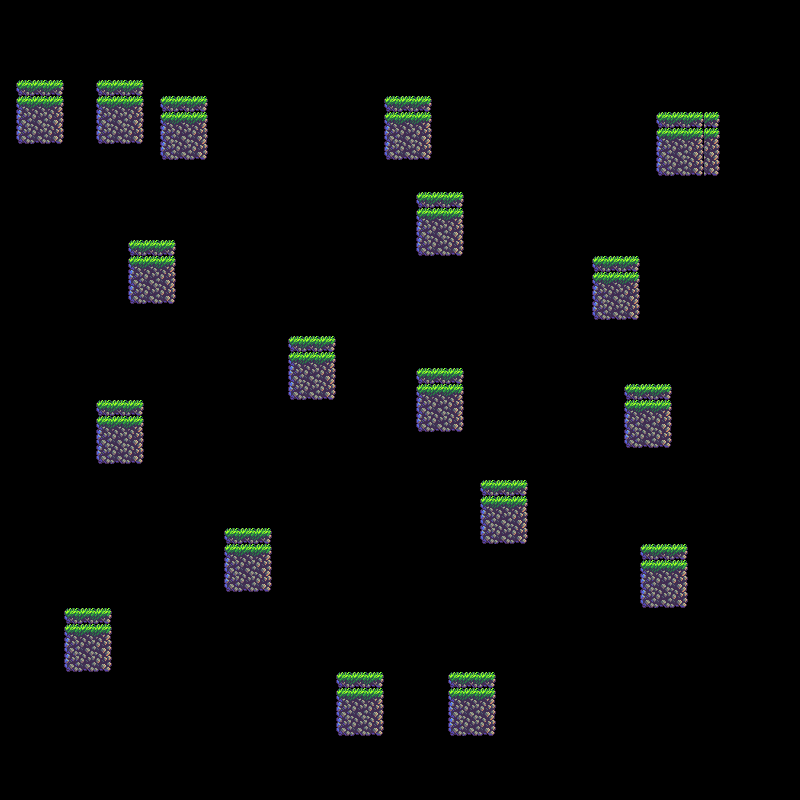

Tiled map render using the project's own tile images. Description and the whole map definition, tile-layer contents included, below:
An orthogonal 50x50 tile map with 16x16 px tiles, 1 tile layer (tileLayer).

<map version="1.2" tiledversion="1.2.3" orientation="orthogonal" renderorder="right-down" width="50" height="50" tilewidth="16" tileheight="16" infinite="0" nextlayerid="2" nextobjectid="1">
 <tileset firstgid="1" source="tiles.tsx" />
 <layer id="1" name="tileLayer" width="50" height="50">
  <data encoding="csv">
0,0,0,0,0,0,0,0,0,0,0,0,0,0,0,0,0,0,0,0,0,0,0,0,0,0,0,0,0,0,0,0,0,0,0,0,0,0,0,0,0,0,0,0,0,0,0,0,0,0,
0,0,0,0,0,0,0,0,0,0,0,0,0,0,0,0,0,0,0,0,0,0,0,0,0,0,0,0,0,0,0,0,0,0,0,0,0,0,0,0,0,0,0,0,0,0,0,0,0,0,
0,0,0,0,0,0,0,0,0,0,0,0,0,0,0,0,0,0,0,0,0,0,0,0,0,0,0,0,0,0,0,0,0,0,0,0,0,0,0,0,0,0,0,0,0,0,0,0,0,0,
0,0,0,0,0,0,0,0,0,0,0,0,0,0,0,0,0,0,0,0,0,0,0,0,0,0,0,0,0,0,0,0,0,0,0,0,0,0,0,0,0,0,0,0,0,0,0,0,0,0,
0,0,0,0,0,0,0,0,0,0,0,0,0,0,0,0,0,0,0,0,0,0,0,0,0,0,0,0,0,0,0,0,0,0,0,0,0,0,0,0,0,0,0,0,0,0,0,0,0,0,
0,1,2,3,0,0,1,2,3,0,0,0,0,0,0,0,0,0,0,0,0,0,0,0,0,0,0,0,0,0,0,0,0,0,0,0,0,0,0,0,0,0,0,0,0,0,0,0,0,0,
0,4,5,6,0,0,4,5,6,0,1,2,3,0,0,0,0,0,0,0,0,0,0,0,1,2,3,0,0,0,0,0,0,0,0,0,0,0,0,0,0,0,0,0,0,0,0,0,0,0,
0,7,8,9,0,0,7,8,9,0,4,5,6,0,0,0,0,0,0,0,0,0,0,0,4,5,6,0,0,0,0,0,0,0,0,0,0,0,0,0,0,1,2,3,3,0,0,0,0,0,
0,10,11,12,0,0,10,11,12,0,7,8,9,0,0,0,0,0,0,0,0,0,0,0,7,8,9,0,0,0,0,0,0,0,0,0,0,0,0,0,0,4,5,6,6,0,0,0,0,0,
0,0,0,0,0,0,0,0,0,0,10,11,12,0,0,0,0,0,0,0,0,0,0,0,10,11,12,0,0,0,0,0,0,0,0,0,0,0,0,0,0,7,8,9,9,0,0,0,0,0,
0,0,0,0,0,0,0,0,0,0,0,0,0,0,0,0,0,0,0,0,0,0,0,0,0,0,0,0,0,0,0,0,0,0,0,0,0,0,0,0,0,10,11,12,12,0,0,0,0,0,
0,0,0,0,0,0,0,0,0,0,0,0,0,0,0,0,0,0,0,0,0,0,0,0,0,0,0,0,0,0,0,0,0,0,0,0,0,0,0,0,0,0,0,0,0,0,0,0,0,0,
0,0,0,0,0,0,0,0,0,0,0,0,0,0,0,0,0,0,0,0,0,0,0,0,0,0,1,2,3,0,0,0,0,0,0,0,0,0,0,0,0,0,0,0,0,0,0,0,0,0,
0,0,0,0,0,0,0,0,0,0,0,0,0,0,0,0,0,0,0,0,0,0,0,0,0,0,4,5,6,0,0,0,0,0,0,0,0,0,0,0,0,0,0,0,0,0,0,0,0,0,
0,0,0,0,0,0,0,0,0,0,0,0,0,0,0,0,0,0,0,0,0,0,0,0,0,0,7,8,9,0,0,0,0,0,0,0,0,0,0,0,0,0,0,0,0,0,0,0,0,0,
0,0,0,0,0,0,0,0,1,2,3,0,0,0,0,0,0,0,0,0,0,0,0,0,0,0,10,11,12,0,0,0,0,0,0,0,0,0,0,0,0,0,0,0,0,0,0,0,0,0,
0,0,0,0,0,0,0,0,4,5,6,0,0,0,0,0,0,0,0,0,0,0,0,0,0,0,0,0,0,0,0,0,0,0,0,0,0,1,2,3,0,0,0,0,0,0,0,0,0,0,
0,0,0,0,0,0,0,0,7,8,9,0,0,0,0,0,0,0,0,0,0,0,0,0,0,0,0,0,0,0,0,0,0,0,0,0,0,4,5,6,0,0,0,0,0,0,0,0,0,0,
0,0,0,0,0,0,0,0,10,11,12,0,0,0,0,0,0,0,0,0,0,0,0,0,0,0,0,0,0,0,0,0,0,0,0,0,0,7,8,9,0,0,0,0,0,0,0,0,0,0,
0,0,0,0,0,0,0,0,0,0,0,0,0,0,0,0,0,0,0,0,0,0,0,0,0,0,0,0,0,0,0,0,0,0,0,0,0,10,11,12,0,0,0,0,0,0,0,0,0,0,
0,0,0,0,0,0,0,0,0,0,0,0,0,0,0,0,0,0,0,0,0,0,0,0,0,0,0,0,0,0,0,0,0,0,0,0,0,0,0,0,0,0,0,0,0,0,0,0,0,0,
0,0,0,0,0,0,0,0,0,0,0,0,0,0,0,0,0,0,1,2,3,0,0,0,0,0,0,0,0,0,0,0,0,0,0,0,0,0,0,0,0,0,0,0,0,0,0,0,0,0,
0,0,0,0,0,0,0,0,0,0,0,0,0,0,0,0,0,0,4,5,6,0,0,0,0,0,0,0,0,0,0,0,0,0,0,0,0,0,0,0,0,0,0,0,0,0,0,0,0,0,
0,0,0,0,0,0,0,0,0,0,0,0,0,0,0,0,0,0,7,8,9,0,0,0,0,0,1,2,3,0,0,0,0,0,0,0,0,0,0,0,0,0,0,0,0,0,0,0,0,0,
0,0,0,0,0,0,0,0,0,0,0,0,0,0,0,0,0,0,10,11,12,0,0,0,0,0,4,5,6,0,0,0,0,0,0,0,0,0,0,1,2,3,0,0,0,0,0,0,0,0,
0,0,0,0,0,0,1,2,3,0,0,0,0,0,0,0,0,0,0,0,0,0,0,0,0,0,7,8,9,0,0,0,0,0,0,0,0,0,0,4,5,6,0,0,0,0,0,0,0,0,
0,0,0,0,0,0,4,5,6,0,0,0,0,0,0,0,0,0,0,0,0,0,0,0,0,0,10,11,12,0,0,0,0,0,0,0,0,0,0,7,8,9,0,0,0,0,0,0,0,0,
0,0,0,0,0,0,7,8,9,0,0,0,0,0,0,0,0,0,0,0,0,0,0,0,0,0,0,0,0,0,0,0,0,0,0,0,0,0,0,10,11,12,0,0,0,0,0,0,0,0,
0,0,0,0,0,0,10,11,12,0,0,0,0,0,0,0,0,0,0,0,0,0,0,0,0,0,0,0,0,0,0,0,0,0,0,0,0,0,0,0,0,0,0,0,0,0,0,0,0,0,
0,0,0,0,0,0,0,0,0,0,0,0,0,0,0,0,0,0,0,0,0,0,0,0,0,0,0,0,0,0,0,0,0,0,0,0,0,0,0,0,0,0,0,0,0,0,0,0,0,0,
0,0,0,0,0,0,0,0,0,0,0,0,0,0,0,0,0,0,0,0,0,0,0,0,0,0,0,0,0,0,1,2,3,0,0,0,0,0,0,0,0,0,0,0,0,0,0,0,0,0,
0,0,0,0,0,0,0,0,0,0,0,0,0,0,0,0,0,0,0,0,0,0,0,0,0,0,0,0,0,0,4,5,6,0,0,0,0,0,0,0,0,0,0,0,0,0,0,0,0,0,
0,0,0,0,0,0,0,0,0,0,0,0,0,0,0,0,0,0,0,0,0,0,0,0,0,0,0,0,0,0,7,8,9,0,0,0,0,0,0,0,0,0,0,0,0,0,0,0,0,0,
0,0,0,0,0,0,0,0,0,0,0,0,0,0,1,2,3,0,0,0,0,0,0,0,0,0,0,0,0,0,10,11,12,0,0,0,0,0,0,0,0,0,0,0,0,0,0,0,0,0,
0,0,0,0,0,0,0,0,0,0,0,0,0,0,4,5,6,0,0,0,0,0,0,0,0,0,0,0,0,0,0,0,0,0,0,0,0,0,0,0,1,2,3,0,0,0,0,0,0,0,
0,0,0,0,0,0,0,0,0,0,0,0,0,0,7,8,9,0,0,0,0,0,0,0,0,0,0,0,0,0,0,0,0,0,0,0,0,0,0,0,4,5,6,0,0,0,0,0,0,0,
0,0,0,0,0,0,0,0,0,0,0,0,0,0,10,11,12,0,0,0,0,0,0,0,0,0,0,0,0,0,0,0,0,0,0,0,0,0,0,0,7,8,9,0,0,0,0,0,0,0,
0,0,0,0,0,0,0,0,0,0,0,0,0,0,0,0,0,0,0,0,0,0,0,0,0,0,0,0,0,0,0,0,0,0,0,0,0,0,0,0,10,11,12,0,0,0,0,0,0,0,
0,0,0,0,1,2,3,0,0,0,0,0,0,0,0,0,0,0,0,0,0,0,0,0,0,0,0,0,0,0,0,0,0,0,0,0,0,0,0,0,0,0,0,0,0,0,0,0,0,0,
0,0,0,0,4,5,6,0,0,0,0,0,0,0,0,0,0,0,0,0,0,0,0,0,0,0,0,0,0,0,0,0,0,0,0,0,0,0,0,0,0,0,0,0,0,0,0,0,0,0,
0,0,0,0,7,8,9,0,0,0,0,0,0,0,0,0,0,0,0,0,0,0,0,0,0,0,0,0,0,0,0,0,0,0,0,0,0,0,0,0,0,0,0,0,0,0,0,0,0,0,
0,0,0,0,10,11,12,0,0,0,0,0,0,0,0,0,0,0,0,0,0,0,0,0,0,0,0,0,0,0,0,0,0,0,0,0,0,0,0,0,0,0,0,0,0,0,0,0,0,0,
0,0,0,0,0,0,0,0,0,0,0,0,0,0,0,0,0,0,0,0,0,1,2,3,0,0,0,0,1,2,3,0,0,0,0,0,0,0,0,0,0,0,0,0,0,0,0,0,0,0,
0,0,0,0,0,0,0,0,0,0,0,0,0,0,0,0,0,0,0,0,0,4,5,6,0,0,0,0,4,5,6,0,0,0,0,0,0,0,0,0,0,0,0,0,0,0,0,0,0,0,
0,0,0,0,0,0,0,0,0,0,0,0,0,0,0,0,0,0,0,0,0,7,8,9,0,0,0,0,7,8,9,0,0,0,0,0,0,0,0,0,0,0,0,0,0,0,0,0,0,0,
0,0,0,0,0,0,0,0,0,0,0,0,0,0,0,0,0,0,0,0,0,10,11,12,0,0,0,0,10,11,12,0,0,0,0,0,0,0,0,0,0,0,0,0,0,0,0,0,0,0,
0,0,0,0,0,0,0,0,0,0,0,0,0,0,0,0,0,0,0,0,0,0,0,0,0,0,0,0,0,0,0,0,0,0,0,0,0,0,0,0,0,0,0,0,0,0,0,0,0,0,
0,0,0,0,0,0,0,0,0,0,0,0,0,0,0,0,0,0,0,0,0,0,0,0,0,0,0,0,0,0,0,0,0,0,0,0,0,0,0,0,0,0,0,0,0,0,0,0,0,0,
0,0,0,0,0,0,0,0,0,0,0,0,0,0,0,0,0,0,0,0,0,0,0,0,0,0,0,0,0,0,0,0,0,0,0,0,0,0,0,0,0,0,0,0,0,0,0,0,0,0,
0,0,0,0,0,0,0,0,0,0,0,0,0,0,0,0,0,0,0,0,0,0,0,0,0,0,0,0,0,0,0,0,0,0,0,0,0,0,0,0,0,0,0,0,0,0,0,0,0,0
</data>
 </layer>
</map>